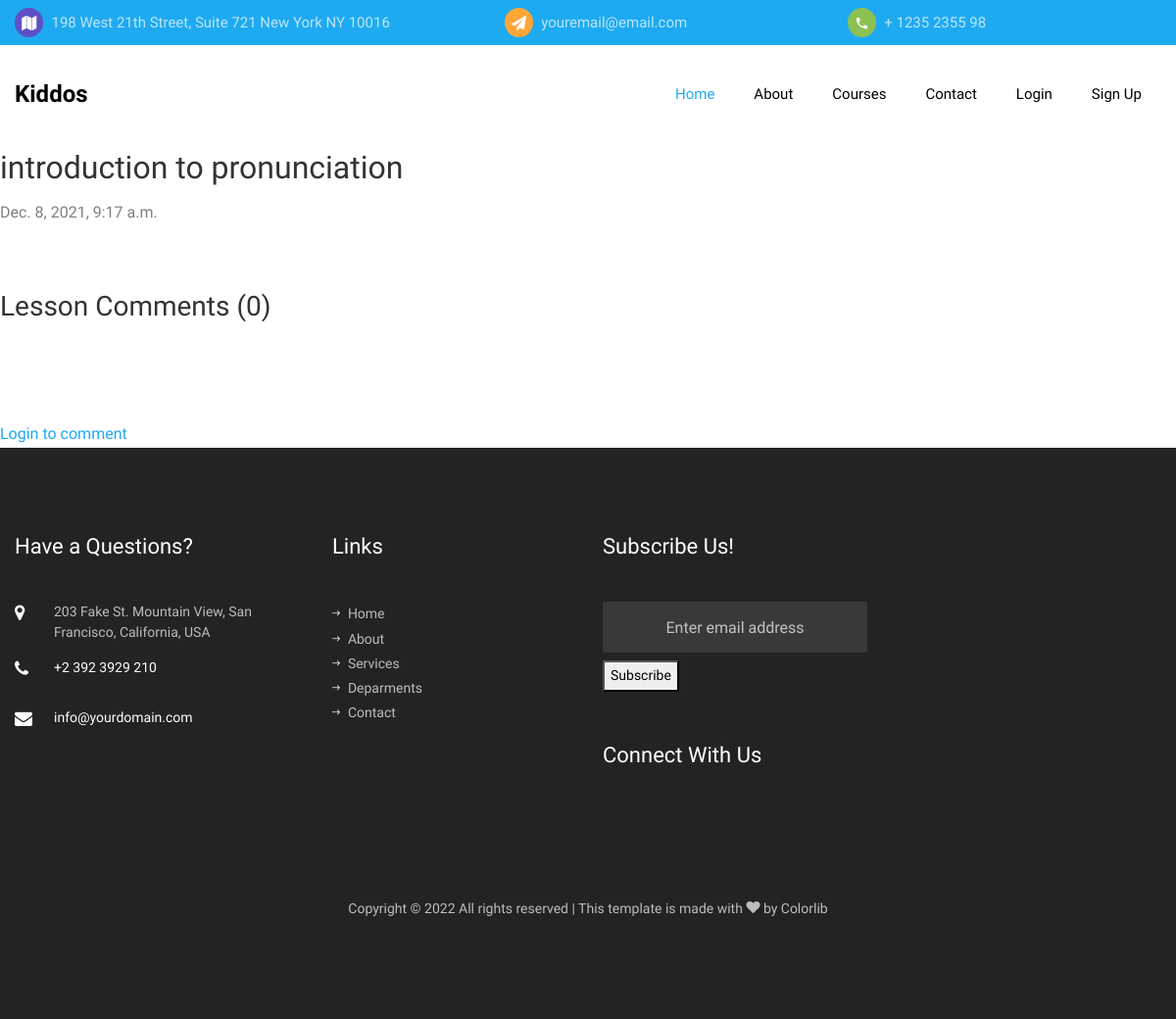
/courses/2/, run on the app's committed database.
### courses/models.py (models this page shows, shortened)
class Courses(models.Model):
    title = models.CharField(max_length=30)
    overview = models.TextField()
    timestamp = models.DateTimeField(auto_now_add=True)
    comment_count = models.IntegerField(default=0)
    author = models.ForeignKey(Author, on_delete=models.CASCADE)
    content = HTMLField()
    thumbnail = models.ImageField()
    categories = models.ManyToManyField(Category)

### courses/views.py (the view)
# urls.py: path('courses/<int:course_id>/', views.course_detail, name="course_detail"),
def course_detail(request, course_id):
     course = get_object_or_404(Courses, id=course_id)
     form = CommentForm(request.POST or None)
     if request.method == 'POST':
         if form.is_valid():
             form.instance.user = request.user
             form.instance.course = course
             form.save()
             return redirect('course_detail', course_id = course_id)
     context = {
         'course': course,
         'form':form
     }
     return render(request, 'course_detail.html', context)

### courses/forms.py
class CommentForm(forms.ModelForm):
    content = forms.CharField(widget=forms.Textarea(attrs={
        'class':'form-control',
        'placeholder': 'Type your comment',
        'id':'usercomment',
        'rows':'4'
    }))
    class Meta:
        model = Comment
        fields = ('content',)

### templates/course_detail.html (shortened to what this page needs)
{% extends 'base.html' %} {% load static %} {% block content %}
<h2>{{ course.title }}</h2>
<p>{{ course.timestamp }}</p>
<p>{{course.content|safe}}</p>
<h3> Lesson Comments ({{course.comments.count}})</h3>
 <br><br><br> {% if request.user.is_authenticated %}
<h3>Leave a comment</h3>
<div class="add-comment">
    <form method="POST" action=".">
        {% csrf_token %}
        <div class="row">
            <div class="form-group col-md-12">
                {{ form }}
            </div>
        </div>
        <button type="submit">Leave a comment</button>
    </form>
    {% else %}
    <a href="{% url 'account_login' %}">Login to comment</a> {% endif %}
{% endblock content %}

### data on the page
Courses: title "introduction to pronunciation", timestamp "Dec. 8, 2021, 9:17 a.m.", comments.count "0"
